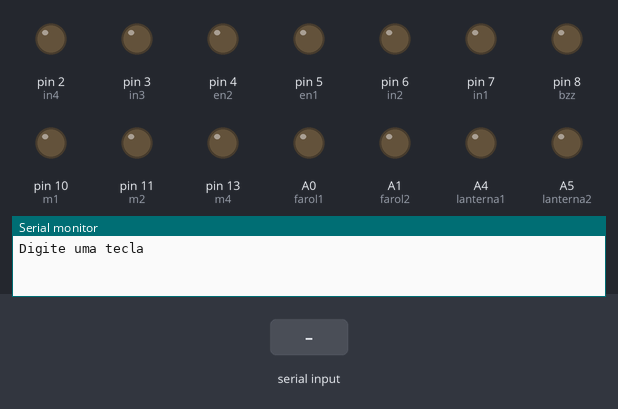
Recording of a sketch running on a simulated Arduino Uno, built with avr-gcc and run on an emulated ATmega328P. Shown: output pins drawn as LEDs (lit = HIGH), the last lines printed to the serial monitor. Dashed ring = blinking. Inputs (shaded band) come from the test bench.

Above: at 1.2 s.
1.3 s: "V" received over Serial
At 1.42 s:
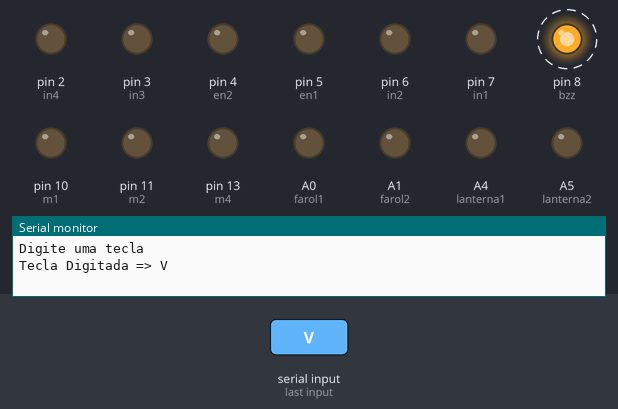
4.3 s: "W" received over Serial
At 4.9 s:
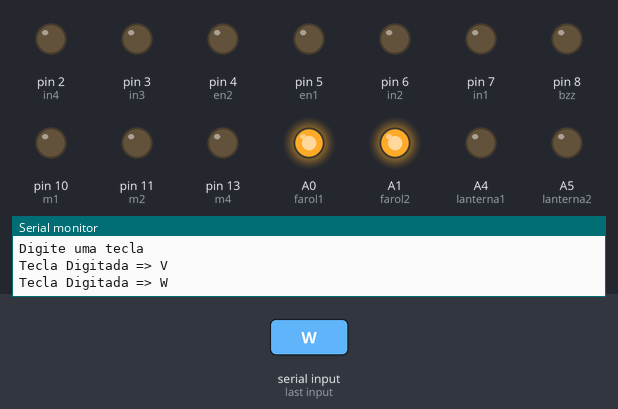
5.8 s: "U" received over Serial
At 7.0 s:
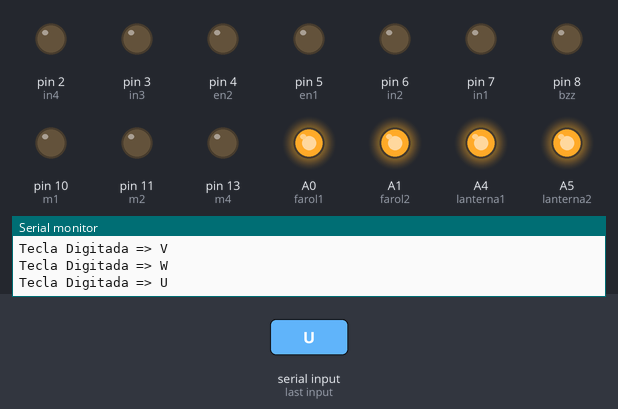
7.3 s: "w" received over Serial
At 8.4 s:
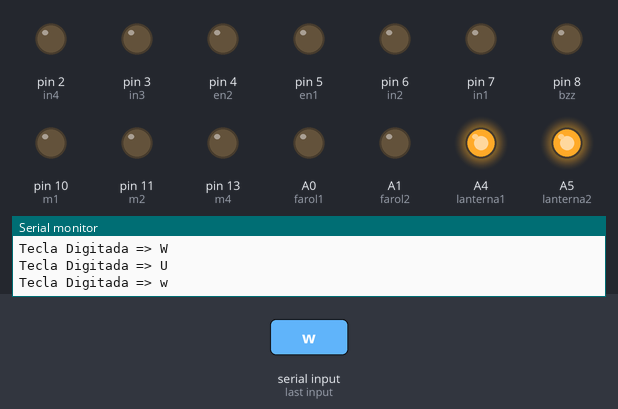
8.8 s: "F" received over Serial
At 9.5 s:
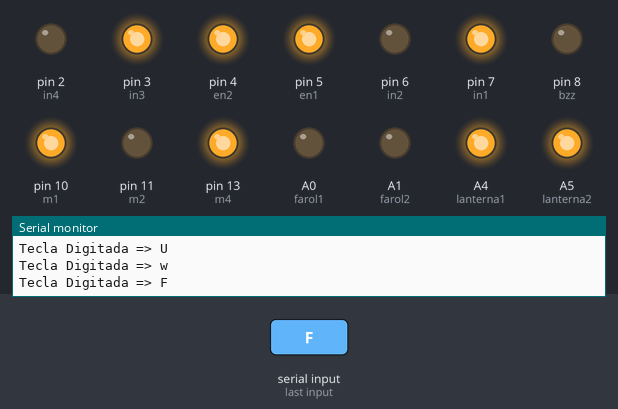
10.3 s: "u" received over Serial
At 10.6 s:
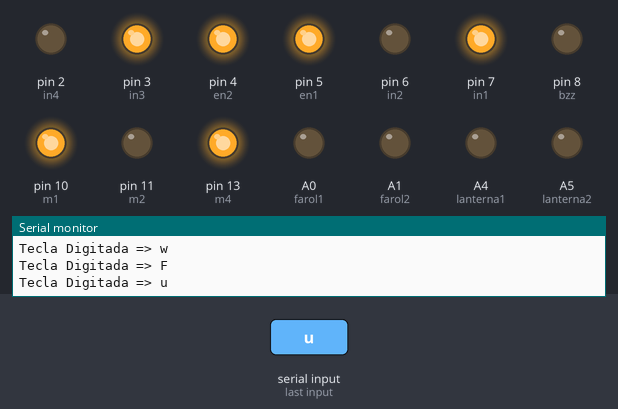
Timing chart, 0 to 12.8 s (numbered marks = the images above; inputs shaded):
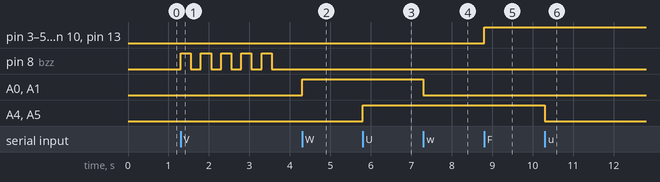

The sketch:

Hardware_e_Sons__2_.lnk.ino
```cpp
char leitura;
int farol1=A0;
int farol2=A1;
int lanterna1=A4;
int lanterna2=A5;
int bzz=8;
int m1=10;
int m2=11;
int m3=12;
int m4=13;
int in1=7;
int in2=6;
int en1=5;
int en2=4;
int in3=3;
int in4=2;
void setup (){
Serial.begin(9600);
pinMode (farol1,OUTPUT);
pinMode (farol2,OUTPUT);
pinMode (lanterna1,OUTPUT);
pinMode (lanterna2,OUTPUT);
pinMode (bzz,OUTPUT);
pinMode (in1,OUTPUT);
pinMode (in2,OUTPUT);
pinMode (en1,OUTPUT);
pinMode (in3,OUTPUT);
pinMode (in4,OUTPUT);
pinMode (en2,OUTPUT);
pinMode (m1,OUTPUT);
pinMode (m2,OUTPUT);
pinMode (m3,OUTPUT);
pinMode (m4,OUTPUT);
Serial.println("Digite uma tecla");

}
void loop (){
if(Serial.available()>0){
leitura=Serial.read();
Serial.print("Tecla Digitada => ");
Serial.println(leitura);
switch (leitura) {
case 'W' :
digitalWrite (farol1,1);
digitalWrite (farol2,1);
break;
case 'w' :
digitalWrite (farol1,0);
digitalWrite (farol2,0);
break;
case 'U' :
digitalWrite (lanterna1,1);
digitalWrite (lanterna2,1);
break;
case 'u' :
digitalWrite (lanterna1,0);
digitalWrite (lanterna2,0);
break;
case 'V' :
for (int contador=0; contador <5; contador ++){
digitalWrite (bzz,1);
delay(250);
digitalWrite (bzz,0);
delay(250);
}
break;
case 'X' :
for (int contador=0; contador <5; contador ++){
digitalWrite (farol1,1);
digitalWrite (farol2,1);
digitalWrite (lanterna1,1);
digitalWrite (lanterna2,1);
delay(250);
digitalWrite (farol1,0);
digitalWrite (farol2,0);
digitalWrite (lanterna1,0);
digitalWrite (lanterna2,0);
delay(250);
}
break;
case 'F':
digitalWrite (en1,1);
digitalWrite (in1,1);
digitalWrite (in2,0);
digitalWrite (en2,1);
digitalWrite (in3,1);
digitalWrite (in4,0);
digitalWrite (m1,1);
digitalWrite (m2,0);
digitalWrite (m3,0);
digitalWrite (m4,1);
break;
case 'B':
digitalWrite (en1,1);
digitalWrite (in1,0);
digitalWrite (in2,1);
digitalWrite (en2,1);
digitalWrite (in3,0);
digitalWrite (in4,1);
digitalWrite (m1,0);
digitalWrite (m2,1);
digitalWrite (m3,1);
digitalWrite (m4,0);
break;
case 'S':
digitalWrite (en1,0);
digitalWrite (in1,0);
digitalWrite (in2,0);
digitalWrite (en2,0);
digitalWrite (in3,0);
digitalWrite (in4,0);
digitalWrite (m1,0);
digitalWrite (m2,0);
digitalWrite (m3,0);
digitalWrite (m4,0);
break;
  }
 }
}
```

Measured:
- after the input at 1.3 s, pin 8 (bzz): alternates HIGH for 0.25 s and LOW for 0.25 s, 10 changes in all, then stays LOW, starting at once
- after the input at 4.3 s, A0 (farol1), A1 (farol2): LOW → HIGH at once
- after the input at 5.8 s, A4 (lanterna1), A5 (lanterna2): LOW → HIGH at once
- after the input at 7.3 s, A0 (farol1), A1 (farol2): HIGH → LOW at once
- after the input at 8.8 s, pin 3 (in3), pin 4 (en2), pin 5 (en1), pin 7 (in1), pin 10 (m1), pin 13 (m4): LOW → HIGH at once
- after the input at 10.3 s, A4 (lanterna1), A5 (lanterna2): HIGH → LOW at once
